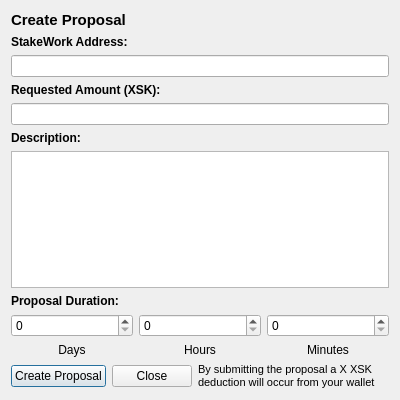
<?xml version="1.0" encoding="UTF-8"?>
<ui version="4.0">
 <class>CommunityFundCreateProposalDialog</class>
 <widget class="QDialog" name="CommunityFundCreateProposalDialog">
  <property name="geometry">
   <rect>
    <x>0</x>
    <y>0</y>
    <width>400</width>
    <height>400</height>
   </rect>
  </property>
  <property name="windowTitle">
   <string>Create Proposal</string>
  </property>
  <layout class="QVBoxLayout" name="verticalLayout_2">
   <item>
    <widget class="QLabel" name="labelCreateProposalTitle">
     <property name="sizePolicy">
      <sizepolicy hsizetype="Preferred" vsizetype="Minimum">
       <horstretch>0</horstretch>
       <verstretch>0</verstretch>
      </sizepolicy>
     </property>
     <property name="font">
      <font>
       <pointsize>11</pointsize>
       <weight>75</weight>
       <bold>true</bold>
      </font>
     </property>
     <property name="text">
      <string>Create Proposal</string>
     </property>
    </widget>
   </item>
   <item>
    <layout class="QVBoxLayout" name="verticalLayoutProposalDialog">
     <item>
      <widget class="QLabel" name="labelStakeWorkAddressTitle">
       <property name="sizePolicy">
        <sizepolicy hsizetype="Preferred" vsizetype="Maximum">
         <horstretch>0</horstretch>
         <verstretch>0</verstretch>
        </sizepolicy>
       </property>
       <property name="font">
        <font>
         <weight>75</weight>
         <bold>true</bold>
        </font>
       </property>
       <property name="text">
        <string>StakeWork Address:</string>
       </property>
      </widget>
     </item>
     <item>
      <widget class="QValidatedLineEdit" name="lineEditStakeworkAddress"/>
     </item>
     <item>
      <widget class="QLabel" name="labelRequestedAmountTitle">
       <property name="sizePolicy">
        <sizepolicy hsizetype="Preferred" vsizetype="Minimum">
         <horstretch>0</horstretch>
         <verstretch>0</verstretch>
        </sizepolicy>
       </property>
       <property name="font">
        <font>
         <weight>75</weight>
         <bold>true</bold>
        </font>
       </property>
       <property name="text">
        <string>Requested Amount (XSK):</string>
       </property>
      </widget>
     </item>
     <item>
      <widget class="StakeWorkAmountField" name="lineEditRequestedAmount"/>
     </item>
     <item>
      <widget class="QLabel" name="labelDescriptionTitle">
       <property name="font">
        <font>
         <weight>75</weight>
         <bold>true</bold>
        </font>
       </property>
       <property name="text">
        <string>Description:</string>
       </property>
      </widget>
     </item>
     <item>
      <widget class="QValidatedPlainTextEdit" name="plainTextEditDescription">
       <property name="plainText">
        <string/>
       </property>
       <property name="overwriteMode">
        <bool>false</bool>
       </property>
      </widget>
     </item>
     <item>
      <widget class="QLabel" name="labelProposalDurationTitle">
       <property name="font">
        <font>
         <weight>75</weight>
         <bold>true</bold>
        </font>
       </property>
       <property name="text">
        <string>Proposal Duration:</string>
       </property>
      </widget>
     </item>
     <item>
      <layout class="QHBoxLayout" name="horizontalLayoutDuration">
       <item>
        <layout class="QVBoxLayout" name="verticalLayoutDays">
         <item>
          <widget class="QValidatedSpinBox" name="spinBoxDays">
           <property name="value">
            <number>0</number>
           </property>
          </widget>
         </item>
         <item>
          <widget class="QLabel" name="labelDaysTitle">
           <property name="text">
            <string>Days</string>
           </property>
           <property name="alignment">
            <set>Qt::AlignCenter</set>
           </property>
          </widget>
         </item>
        </layout>
       </item>
       <item>
        <layout class="QVBoxLayout" name="verticalLayoutHours">
         <property name="leftMargin">
          <number>0</number>
         </property>
         <item>
          <widget class="QValidatedSpinBox" name="spinBoxHours"/>
         </item>
         <item>
          <widget class="QLabel" name="labelHoursTitle">
           <property name="text">
            <string>Hours</string>
           </property>
           <property name="alignment">
            <set>Qt::AlignCenter</set>
           </property>
          </widget>
         </item>
        </layout>
       </item>
       <item>
        <layout class="QVBoxLayout" name="verticalLayoutMinutes">
         <property name="leftMargin">
          <number>0</number>
         </property>
         <item>
          <widget class="QValidatedSpinBox" name="spinBoxMinutes"/>
         </item>
         <item>
          <widget class="QLabel" name="labelMinutesTitle">
           <property name="text">
            <string>Minutes</string>
           </property>
           <property name="alignment">
            <set>Qt::AlignCenter</set>
           </property>
          </widget>
         </item>
        </layout>
       </item>
      </layout>
     </item>
     <item>
      <layout class="QHBoxLayout" name="horizontalLayoutCreateProposalButton">
       <item>
        <widget class="QPushButton" name="pushButtonCreateProposal">
         <property name="text">
          <string>Create Proposal</string>
         </property>
        </widget>
       </item>
       <item>
        <widget class="QPushButton" name="pushButtonClose">
         <property name="text">
          <string>Close</string>
         </property>
        </widget>
       </item>
       <item>
        <widget class="QLabel" name="labelWarning">
         <property name="font">
          <font>
           <pointsize>8</pointsize>
          </font>
         </property>
         <property name="text">
          <string>By submitting the proposal a X XSK deduction will occur from your wallet </string>
         </property>
         <property name="wordWrap">
          <bool>true</bool>
         </property>
        </widget>
       </item>
      </layout>
     </item>
    </layout>
   </item>
  </layout>
 </widget>
 <customwidgets>
  <customwidget>
   <class>StakeWorkAmountField</class>
   <extends>QLineEdit</extends>
   <header>stakeworkamountfield.h</header>
   <container>1</container>
  </customwidget>
  <customwidget>
   <class>QValidatedLineEdit</class>
   <extends>QLineEdit</extends>
   <header>qvalidatedlineedit.h</header>
  </customwidget>
  <customwidget>
   <class>QValidatedPlainTextEdit</class>
   <extends>QPlainTextEdit</extends>
   <header>qvalidatedplaintextedit.h</header>
  </customwidget>
  <customwidget>
   <class>QValidatedSpinBox</class>
   <extends>QSpinBox</extends>
   <header>qvalidatedspinbox.h</header>
  </customwidget>
 </customwidgets>
 <resources/>
 <connections/>
</ui>
